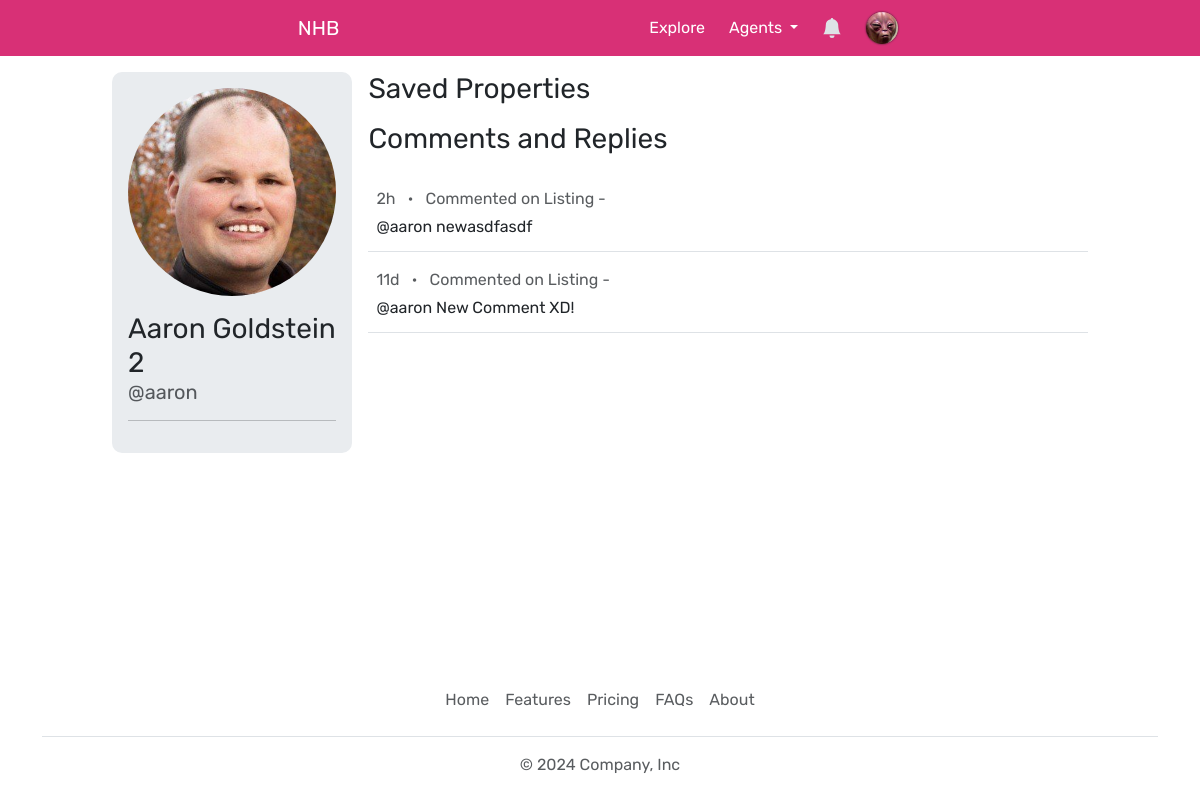
The app's page /profile/user=aaron/ (signed in) with its own data.
### profiles/models.py (models this page shows, shortened)
class Profile(models.Model):
    user = models.ForeignKey(User, on_delete=models.CASCADE)
    theme = models.CharField(choices=[('light','light'), ('dark','dark')], max_length=100, default='dark')
    goal = models.CharField(choices=GOAL_CHOICES, max_length=100, default='Searching for Investment Property')
    phone_number = models.CharField(max_length=10, blank=True, null=True)
    location = models.CharField(max_length=100, blank=True, null=True)
    profile_picture = models.ImageField(upload_to='profile_pictures', blank=True, null=True)

### comment/models.py (models this page shows, shortened)
class Comment(models.Model):
    profile = models.ForeignKey(Profile, on_delete=models.CASCADE)
    property_id = models.CharField(max_length=100)
    property_address = models.CharField(max_length=250)
    text = models.CharField(max_length=999)
    timestamp = models.DateTimeField(auto_now_add=True)
    updated = models.DateTimeField(auto_now=True)
    archived = models.BooleanField(default=False)
    def detail_page_endpoint(self):
        return f'/property/detail/{self.property_address}/'

### profiles/views.py (the view)
# urls.py: path('user=<str:username>/', views.profile_view, name='profile'),
@login_required(login_url='/account/login/')
def profile_view(request, username:str, *args, **kwargs):
    profile = Profile.objects.get(user__username=username)
    form = UpdateProfileForm(initial={
        'first_name': profile.user.first_name,
        'last_name': profile.user.last_name,
        'email': profile.user.email,
        'phone_number': profile.phone_number,
        'location': profile.location,
        'goal': profile.goal
    })
    return render(request, 'profile/profile-detail.html', {'profile': profile, 'form': form })

### agent/templatetags/is_agent.py (called while the page is built)
@register.filter(name='is_agent')
def is_agent(user: User, group_name='Agent'):
    return user.groups.filter(name=group_name).exists()

### property/templatetags/time_delta.py (called while the page is built)
@register.filter(name='time_delta')
def time_delta(value: datetime)-> str:
    now = datetime.now().astimezone(UTC)
    delta = now - value
    if delta.days > 365:
        return f'{delta.days // 365}y'
    elif delta.days > 30:
        return f'{delta.days // 30}m'
    elif delta.days > 1:
        return f'{delta.days}d'
    elif delta.seconds > 3600:
        return f'{delta.seconds // 3600}h'
    elif delta.seconds > 60:
        return f'{delta.seconds // 60}min'
    else:
        return f'{delta.seconds}s'

### templates/profile/profile-detail.html (shortened to what this page needs)
{% extends "base.html" %}
{% block content %}
{% load time_delta%}
<div class="container col-sm-10 my-4 mx-auto">
    <div class="profile-container">
        <div class="profile-info">
            <div>
                <div class="mb-3 justify-content-center text-center">
                    <div class="profile-picture">
                        {% if profile.profile_picture %}
                            <img id="profile-img" src="{{ profile.profile_picture.url }}" alt="Profile Picture">
                        {% else %}
                            <img id="profile-img" src="/media/profile_pictures/default/default.png" alt="Profile Picture">
                        {% endif %}
                    </div>
                </div>
                <div id="profile-details">
                    <h3 class="mb-0">{{ profile.user.first_name }} {{ profile.user.last_name }}</h3>
                    <h5 class="text-muted mb-3">@{{ profile.user.username }}</h5>
                </div>
                <hr></hr>
            </div>
        </div>
        <div class="profile-content">
            <div id="saved-properties mb-4">
                <h3 class="mb-3">Saved Properties</h3>
            </div>
            <div id="comments">
                <h3 class="mb-4">Comments and Replies</h3>
                <div >
                    {% for comment in profile.comment_set.all|dictsortreversed:"timestamp" %}
                        <div id="comment-{{ comment.id }}" class="card mb-2 p-2 border-0 border-bottom rounded-0">
                            <p class="text-muted mb-0">
                                {{ comment.timestamp|time_delta }} &ensp;&#8226;&ensp;
                                Commented on Listing -
                            </p>
                            <p id="comment-text-{{comment.id}}" class="card-text my-1 ms-">{{ comment.text }}</p>
                        </div>
                    {% endfor %}
                 </div>
            </div>
        </div>
    </div>
</div>
{% endblock %}

### templates/components/nav.html (shortened to what this page needs)
{% load is_agent %}
<nav
id="navbar"
class="navbar navbar-expand-lg position-fixed w-100 py-1"
style="z-index: 9998; background-color: var(--love);"
data-bs-theme="dark"
>
    <div class="container-fluid m-0">
        <div class="collapse navbar-collapse justify-content-evenly" id="navbarSupportedContent">
            <a class="navbar-brand px-2" href="/">NHB</a>
            <ul class="navbar-nav mb-2 mb-lg-0">
                <li class="nav-item me-2">
                    <a class="nav-link {% if '/explore/' in request.get_full_path %}active{% endif %}" href="/explore/">
                        Explore
                    </a>
                </li>
                {% if not request.user|is_agent %}
                <li class="nav-item me-2 dropdown">
                    <a class="nav-link dropdown-toggle {% if '/agent/' in request.get_full_path %}active{% endif %}" href="#" role="button" data-bs-toggle="dropdown" aria-expanded="false">
                        Agents
                    </a>
                </li>
                {% else %}
                <li class="nav-item me-2">
                    <a class="nav-link {% if '/agent/' in request.get_full_path %}active{% endif %}" href="/agent/dashboard/">
                        Dashboard
                    </a>
                </li>
                {% endif %}
                {% if not user.is_authenticated %}
                    <li class="nav-item">
                        <a class="nav-link" href="/account/register/">Login / Signup</a>
                    </li>
                    {% else %}
                    <li class="nav-item dropdown h-100 align-items-start me-2 " >
                        <a
                        id="notification-dropdown-tg"
                        class="nav-link dropdown-toggle d-flex align-items-center position-relative"
                        href="#"
                        role="button"
                        data-bs-toggle="dropdown"
                        aria-expanded="false"
                        onclick="clearNotifications()"
                        >
                            <svg id="notification-icon" xmlns="http://www.w3.org/2000/svg" width="20" height="20" fill="white" class="bi bi-bell-fill" viewBox="0 0 16 16">
                                <path d="M8 16a2 2 0 0 0 2-2H6a2 2 0 0 0 2 2m.995-14.901a1 1 0 1 0-1.99 0A5 5 0 0 0 3 6c0 1.098-.5 6-2 7h14c-1.5-1-2-5.902-2-7 0-2.42-1.72-4.44-4.005-4.901"/>
                            </svg>
                        </a>
                    </li>
                    <li class="nav-item dropdown">
                        <a id="profile-dropdown-tg" class="nav-link dropdown-toggle d-flex align-items-center" href="#" role="button" data-bs-toggle="dropdown" aria-expanded="false">
                            <div id="profile-badge-container">
                            {% if not user.profile_set.first.profile_picture %}
                                {% include "icons/profile-icon.html" %}
                            {% else %}
                                <img src="{{ user.profile_set.first.profile_picture.url }}" class="profile-badge me-1" alt="profile picture">
                            {% endif %}
                            </div>
                        </a>
                    </li>
                {% endif %}
            </ul>
        </div>
    </div>
</nav>

### static/css/styles.css (style rules this page uses)
:root { --background: #292b2c; --foreground: #f5f5f5; --primary: #707070; --love: #d83076; --hidden: #34d3eb; }
body { font-family: Rubik,Arial,sans-serif!important; }

### templates/components/nav.html (style rules this page uses)
.navbar { display: flex!important; flex-direction: row!important; }
.navbar a { color: white!important; }
.navbar-nav { align-items: center!important; }
.nav-link { padding: .5rem!important; }
.profile-badge { width:2rem; height:2rem; border-radius:100%; box-shadow: 0 0 2px var(--bs-dark-bg-subtle); }
#notification-dropdown-tg::after { content: none; }
#profile-dropdown-tg::after { content: none; }
#notification-icon { fill: var(--bs-body-color); }

### templates/profile/profile-detail.html (style rules this page uses)
.profile-container { display: flex; flex-direction: row; justify-content: center; }
.profile-info { display: flex; flex-direction: column; justify-content: center; width: 25%; height: 100%; padding: 1rem; margin-right: 1rem; border-radius: 10px; background-color: var(--bs-secondary-bg); }
.profile-content { display: flex; flex-direction: column; width: 75%; }
.profile-picture { display: flex; flex: 1 1 auto; width: 100%; padding-bottom: 50%; padding-top:50%; border-radius: 50%; justify-content: center; align-items: center; position: relative; margin: auto; margin-bottom: 1rem; }
.profile-picture img { position: absolute; display: flex; flex: 1 1 auto; object-fit: cover; width: 100%; height: 100%; border-radius: 50%; }
.profile-badge { width:2rem; height:2rem; border-radius:100%; }

### records on screen
Profile: profile_picture (picture), user.first_name "Aaron", user.last_name "Goldstein 2", user.username "aaron"
Comment: timestamp "2h", text "@aaron newasdfasdf"
Comment: timestamp "11d", text "@aaron New Comment XD!"
